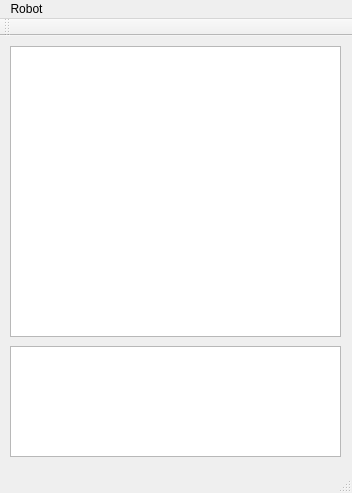
<?xml version="1.0" encoding="UTF-8"?>
<ui version="4.0">
 <class>robotGui</class>
 <widget class="QMainWindow" name="robotGui">
  <property name="geometry">
   <rect>
    <x>0</x>
    <y>0</y>
    <width>352</width>
    <height>493</height>
   </rect>
  </property>
  <property name="windowTitle">
   <string>robotGui</string>
  </property>
  <widget class="QWidget" name="centralWidget">
   <widget class="QTextEdit" name="logTextEdit">
    <property name="geometry">
     <rect>
      <x>10</x>
      <y>310</y>
      <width>331</width>
      <height>111</height>
     </rect>
    </property>
    <property name="readOnly">
     <bool>true</bool>
    </property>
   </widget>
   <widget class="QGraphicsView" name="mapGraphicsView">
    <property name="geometry">
     <rect>
      <x>10</x>
      <y>10</y>
      <width>331</width>
      <height>291</height>
     </rect>
    </property>
   </widget>
  </widget>
  <widget class="QMenuBar" name="menuBar">
   <property name="geometry">
    <rect>
     <x>0</x>
     <y>0</y>
     <width>352</width>
     <height>25</height>
    </rect>
   </property>
   <widget class="QMenu" name="menuRobot">
    <property name="title">
     <string>Robot</string>
    </property>
    <addaction name="actionConnect"/>
    <addaction name="separator"/>
    <addaction name="action_Quit"/>
   </widget>
   <addaction name="menuRobot"/>
  </widget>
  <widget class="QToolBar" name="mainToolBar">
   <attribute name="toolBarArea">
    <enum>TopToolBarArea</enum>
   </attribute>
   <attribute name="toolBarBreak">
    <bool>false</bool>
   </attribute>
  </widget>
  <widget class="QStatusBar" name="statusBar"/>
  <action name="actionConnect">
   <property name="text">
    <string>&amp;Connect ...</string>
   </property>
   <property name="toolTip">
    <string>Connect to a robot</string>
   </property>
  </action>
  <action name="action_Quit">
   <property name="text">
    <string>&amp;Quit</string>
   </property>
  </action>
 </widget>
 <layoutdefault spacing="6" margin="11"/>
 <resources/>
 <connections/>
</ui>
